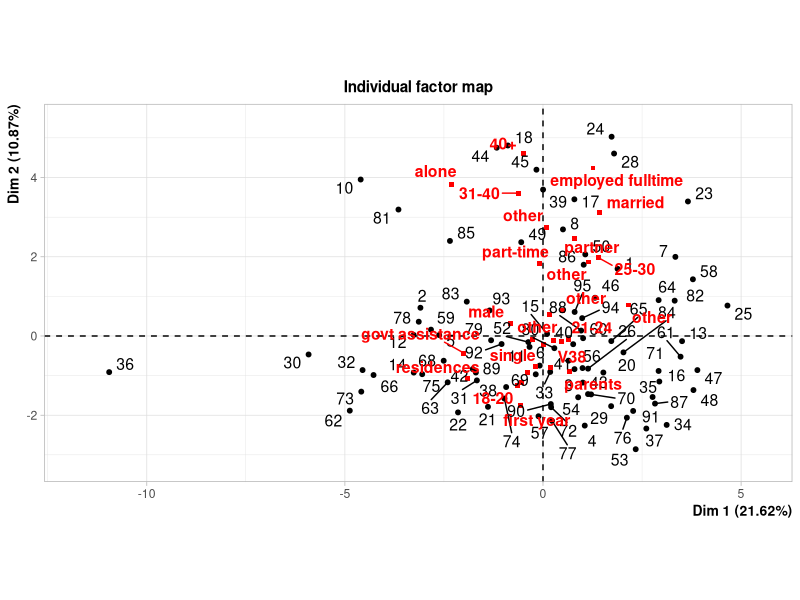
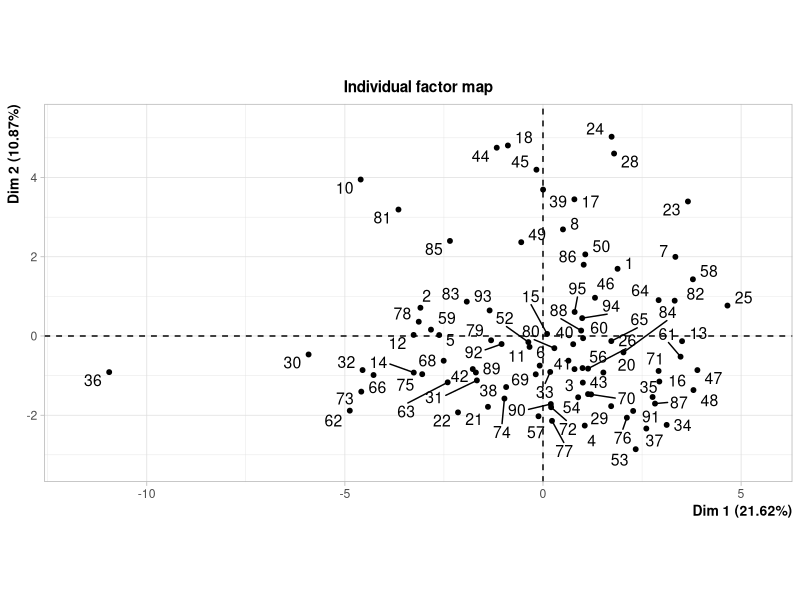
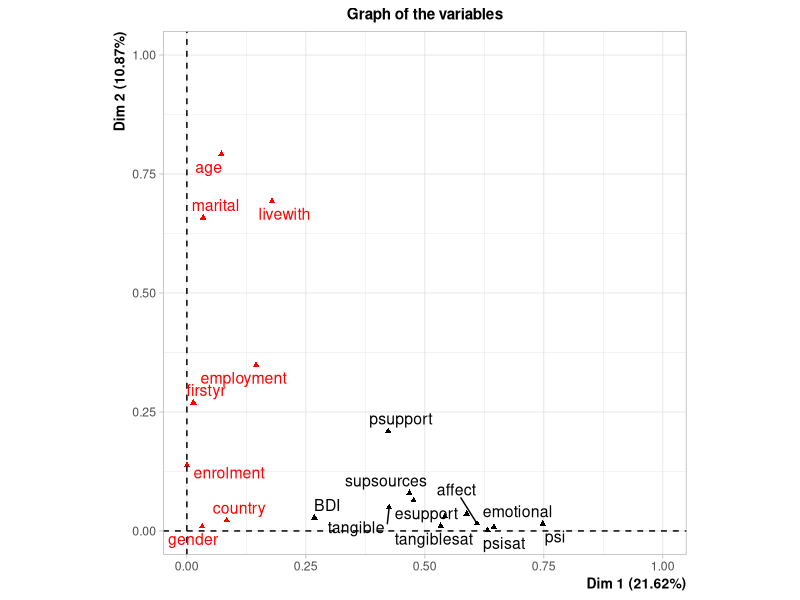
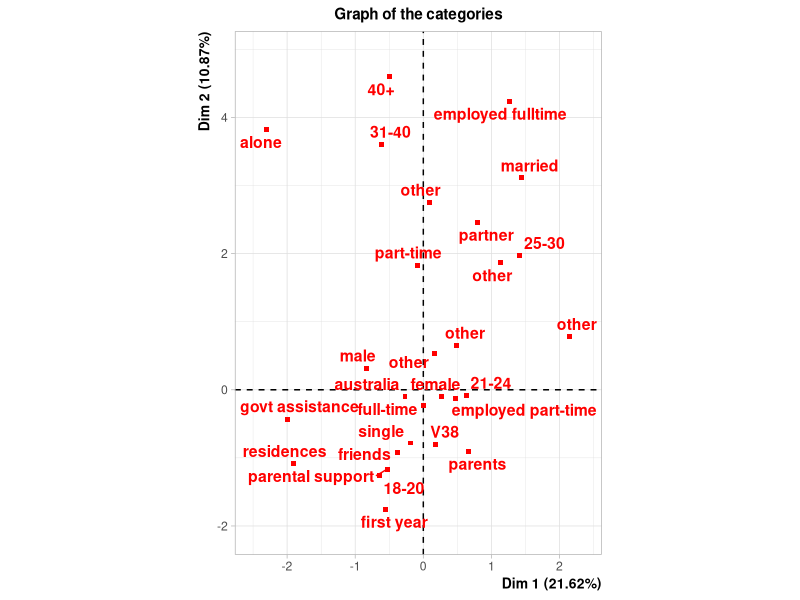
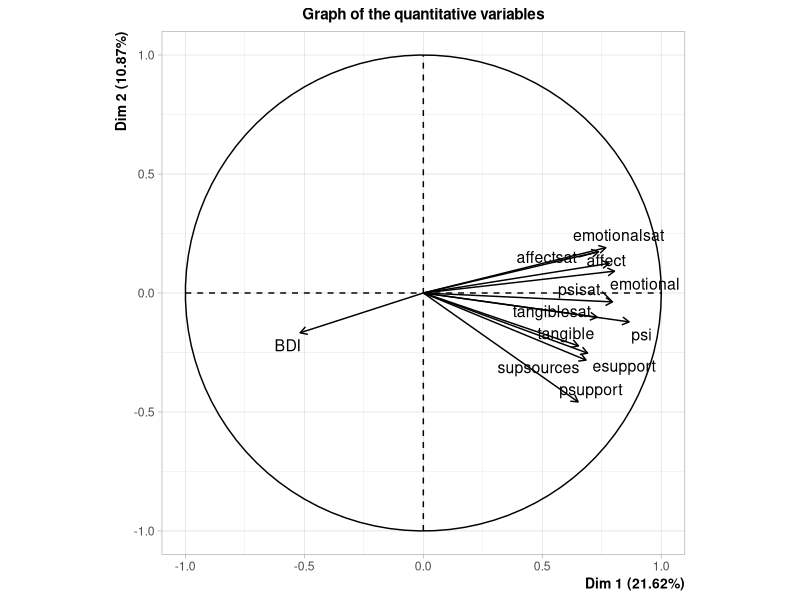
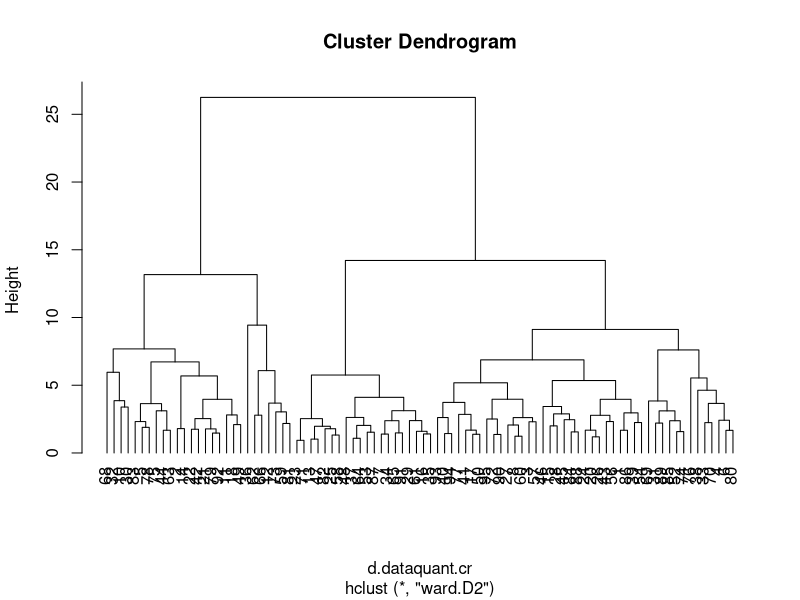
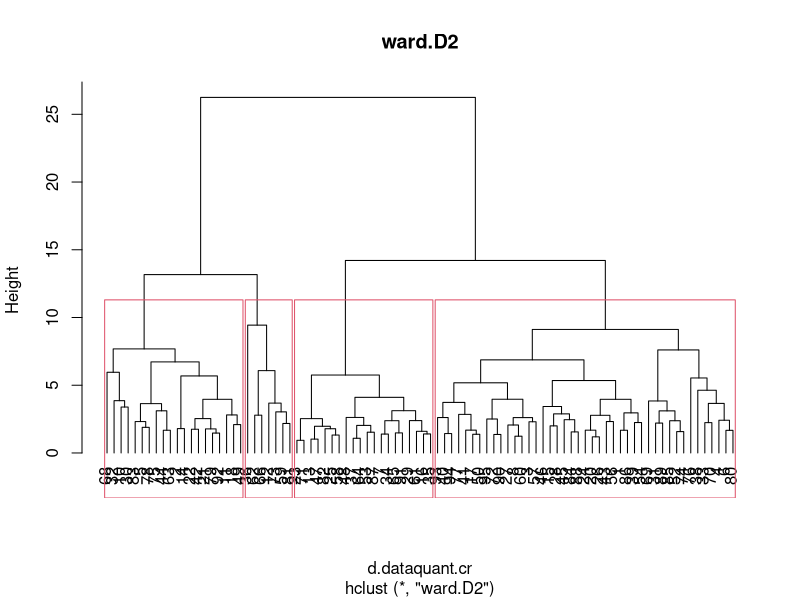
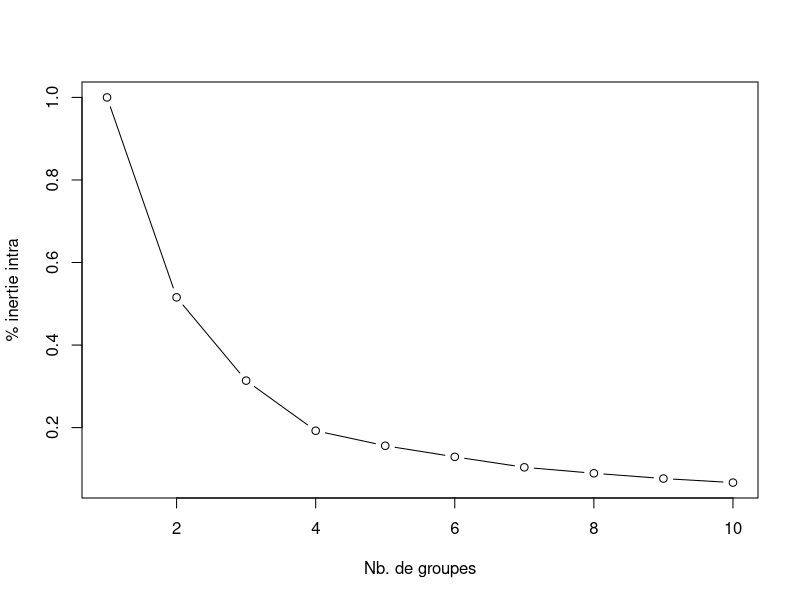

Write the R code that produced these figures, in order.
## ---- chunk 1
knitr::opts_chunk$set(echo = TRUE)
## ---- chunk 2
data=read.csv("../Data/socsupport.csv",header=TRUE,sep=";")
attach(data)
str(data)
## ---- chunk 3
library("FactoMineR")
data = data[,-c(1)]
n=nrow(data)
p=ncol(data)

delete = vector("numeric",n)

for(i in 1:n){
  for(j in 1:p){
    if(is.na(data[i,j]))
      delete[i]=1
  }
}

for(i in n:1){
  if (delete[i]==1)
    data=data[-c(i),]
}

nonsuper = FAMD(data)
nonsuper
summary(nonsuper,nbelements = Inf)

## ---- chunk 4
dataquant = data[,-c(1,2,3,4,5,6,7,8)]
dataquant.cr <- scale(dataquant,center=T,scale=T)
d.dataquant.cr <- dist(dataquant.cr)
cah.ward.cr <- hclust(d.dataquant.cr,method="ward.D2")
plot(cah.ward.cr,hang =-1)
## ---- chunk 5

K=4
plot(cah.ward.cr,hang =-1,main="ward.D2")      
rect.hclust(cah.ward.cr,k=4)

## ---- chunk 6
groupes.4 <- cutree(cah.ward.cr,k=4)
table(groupes.4) 

K=4
Means_groupes <- matrix(NA, nrow=K, ncol=dim(dataquant)[2])
colnames(Means_groupes)=colnames(dataquant)
for (i in 1:K) Means_groupes[i,]<- colMeans(dataquant[groupes.4==i,])
Means_groupes

## ---- chunk 7
summary(dataquant)
## ---- chunk 8


dataqual = data[,-c(9,10,11,12,13,14,15,16,17,18,19,20)]


acm=MCA(dataqual,graph = F)



## ---- chunk 9

inertie.intra <- rep(0,10)
for (k in 1:10){
kmeans.acm <- kmeans(acm$ind$coord[,1:2],centers=k,nstart=100)
inertie.intra[k] <- kmeans.acm$tot.withinss/kmeans.acm$totss
}

plot(1:10,inertie.intra,type="b",xlab="Nb. de groupes",ylab="% inertie intra")

## ---- chunk 10

K=4
kmeans.acm <-  kmeans(acm$ind$coord[,1:2],centers=K,nstart=100)
table(kmeans.acm$cluster)
kmeans.acm$cluster

## ---- chunk 11
table(kmeans.acm$cluster,dataqual[,1])
## ---- chunk 12
table(kmeans.acm$cluster,dataqual[,2])
## ---- chunk 13
table(kmeans.acm$cluster,dataqual[,3])
## ---- chunk 14
table(kmeans.acm$cluster,dataqual[,4])
## ---- chunk 15
table(kmeans.acm$cluster,dataqual[,5])
## ---- chunk 16
table(kmeans.acm$cluster,dataqual[,6])
## ---- chunk 17
table(kmeans.acm$cluster,dataqual[,7])
## ---- chunk 18
table(kmeans.acm$cluster,dataqual[,8])
